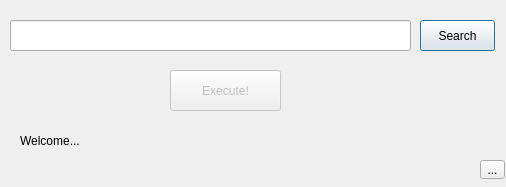
<?xml version="1.0" encoding="UTF-8"?>
<ui version="4.0">
 <class>MainWindow</class>
 <widget class="QMainWindow" name="MainWindow">
  <property name="geometry">
   <rect>
    <x>0</x>
    <y>0</y>
    <width>506</width>
    <height>187</height>
   </rect>
  </property>
  <property name="windowTitle">
   <string>MainWindow</string>
  </property>
  <widget class="QWidget" name="centralwidget">
   <widget class="QLineEdit" name="WheelFileEntry">
    <property name="geometry">
     <rect>
      <x>10</x>
      <y>20</y>
      <width>401</width>
      <height>31</height>
     </rect>
    </property>
    <property name="font">
     <font>
      <family>Microsoft YaHei</family>
      <pointsize>9</pointsize>
     </font>
    </property>
   </widget>
   <widget class="QPushButton" name="searchButton">
    <property name="geometry">
     <rect>
      <x>420</x>
      <y>20</y>
      <width>75</width>
      <height>31</height>
     </rect>
    </property>
    <property name="text">
     <string>Search</string>
    </property>
    <property name="default">
     <bool>true</bool>
    </property>
   </widget>
   <widget class="QPushButton" name="ExecuteButton">
    <property name="enabled">
     <bool>false</bool>
    </property>
    <property name="geometry">
     <rect>
      <x>170</x>
      <y>70</y>
      <width>111</width>
      <height>41</height>
     </rect>
    </property>
    <property name="text">
     <string>Execute!</string>
    </property>
   </widget>
   <widget class="QToolButton" name="settingsButton">
    <property name="geometry">
     <rect>
      <x>480</x>
      <y>160</y>
      <width>25</width>
      <height>19</height>
     </rect>
    </property>
    <property name="text">
     <string>...</string>
    </property>
   </widget>
   <widget class="QLabel" name="statusLabel">
    <property name="geometry">
     <rect>
      <x>20</x>
      <y>130</y>
      <width>471</width>
      <height>21</height>
     </rect>
    </property>
    <property name="text">
     <string>Welcome...</string>
    </property>
   </widget>
  </widget>
 </widget>
 <resources/>
 <connections/>
</ui>
